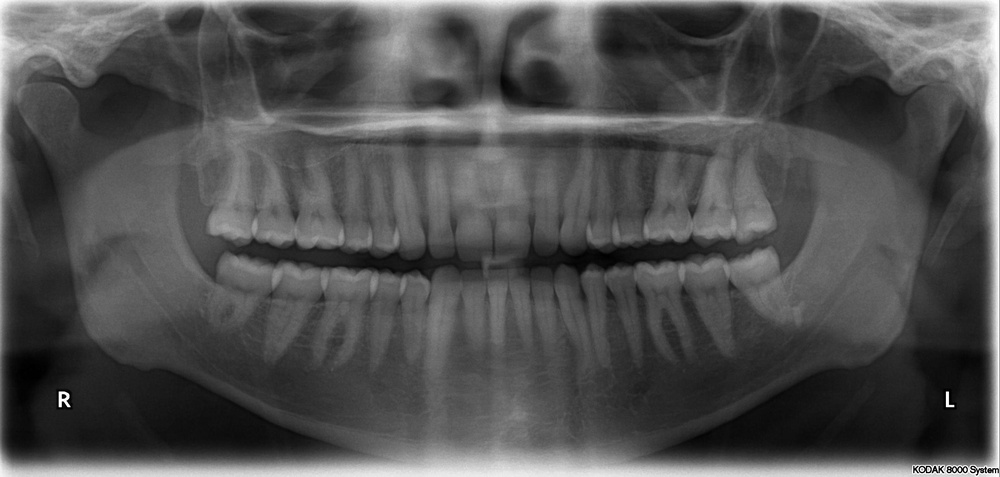
#> input picture homework1/adaptive/dental.jpg, 1000 x 477 px, shrunk from 2606 x 1244 before the run, found by its file name
$ python adaptive.py dental.jpg
#> lines starting #> are read from the running program, lines starting #| are printed output that depends on the picture
#Phùng Đức Mạnh
#N20DCCN040
import cv2
import matplotlib.pyplot as plt
import os
import sys

# Lấy đường dẫn đến thư mục chứa file Python đang thực thi
current_script_dir = os.path.dirname(os.path.abspath(sys.argv[0])) + '\\'

filePaths = ['dental.jpg', 'parrot.jpg', 'skull.jpg']
l = len(filePaths)

for i in range(l):
    filePath = filePaths[i]
    # Load an image
    image = cv2.imread(current_script_dir + filePath, cv2.IMREAD_GRAYSCALE)
#> image is the input picture: shape (477, 1000); min 0, max 255, mean 80.1
    #histigram image
    equalized_image = cv2.equalizeHist(image)
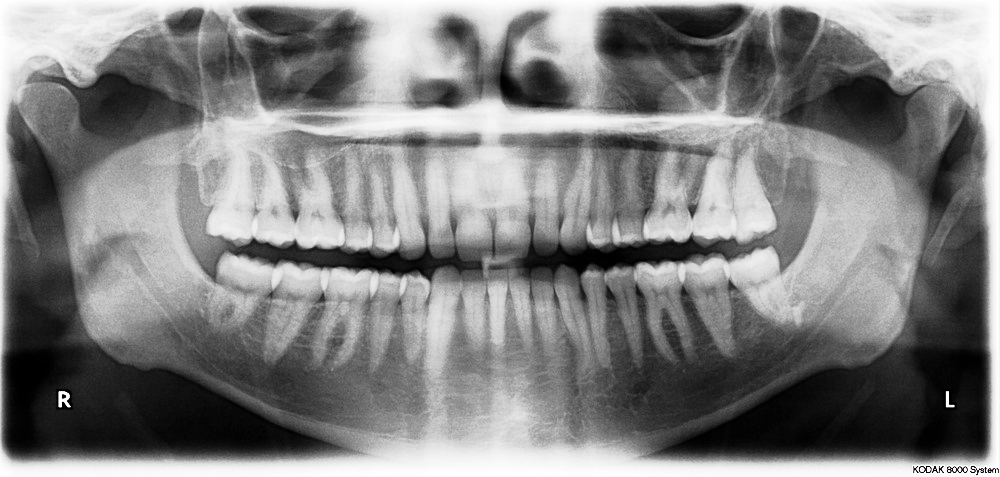
#> equalized_image: shape (477, 1000); min 0, max 255, mean 128.4
    # Apply adaptive histogram image 8x8
    clahe = cv2.createCLAHE(clipLimit=2.0, tileGridSize=(8, 8))
    equalized_image_8x8 = clahe.apply(image)
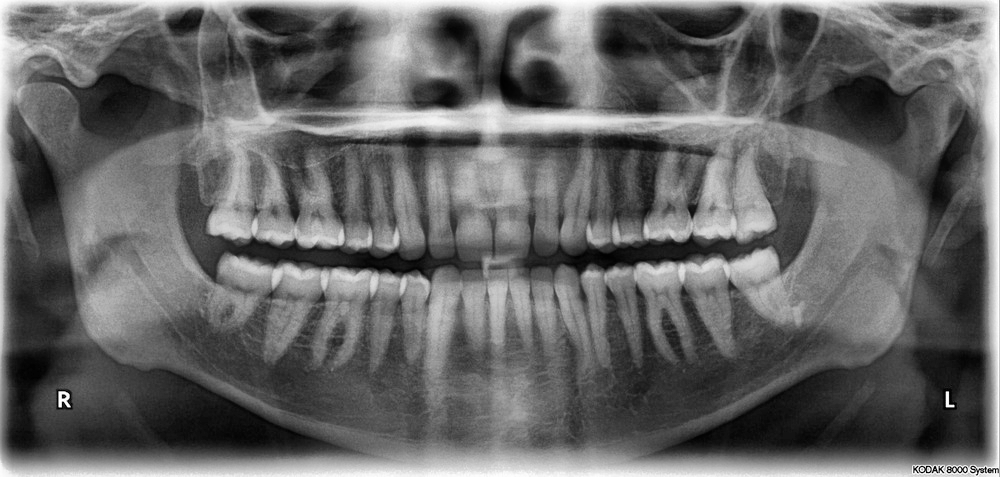
#> equalized_image_8x8: shape (477, 1000); min 1, max 255, mean 101.5
    # Apply adaptive histogram image 16x16
    clahe = cv2.createCLAHE(clipLimit=2.0, tileGridSize=(16, 16))
    equalized_image_16x16 = clahe.apply(image)
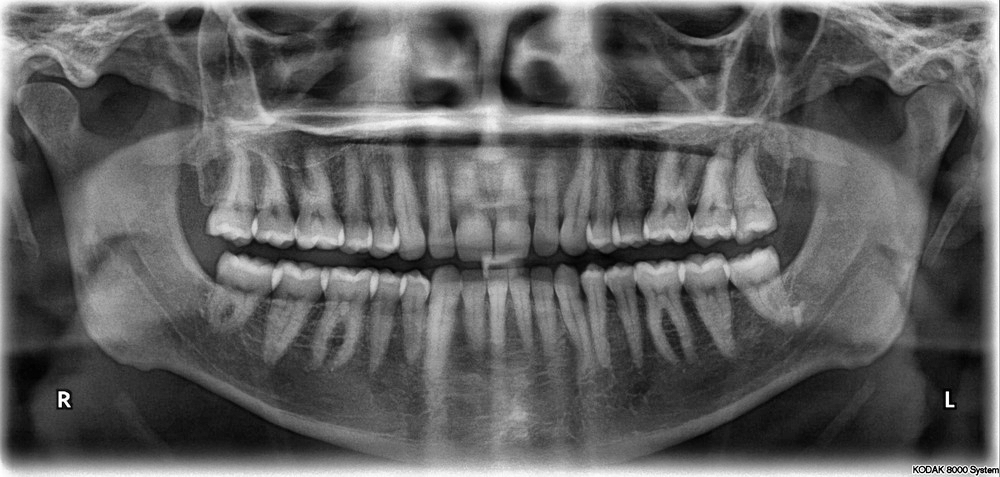
#> equalized_image_16x16: shape (477, 1000); min 1, max 255, mean 96.1
    #show hình lên
    plt.subplot(3, 3, l*i+1)
    plt.title('Original Image')
    plt.imshow(image, cmap='gray')
    plt.axis('off')

    plt.subplot(3, 3, l*i+2)
    plt.title('8x8')
    plt.imshow(equalized_image_8x8, cmap='gray')
    plt.axis('off')

    plt.subplot(3, 3, l*i+3)
    plt.title('16x16')
    plt.imshow(equalized_image_16x16, cmap='gray')
    plt.axis('off')
#> pass 2 of the loop `for i in range(l):`:
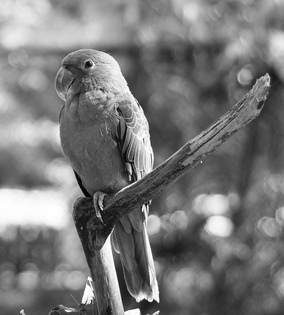
#> input picture homework1/adaptive/parrot.jpg, 284 x 315 px, shrunk from 740 x 820 before the run, found by its file name
#> image is the input picture: shape (315, 284); min 0, max 255, mean 121.1
#> `equalized_image = cv2.equalizeHist(image)`:
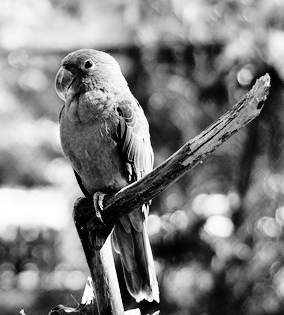
#> equalized_image: shape (315, 284); min 0, max 255, mean 128.2
#> equalized_image_8x8: shape (315, 284)
#> `equalized_image_16x16 = clahe.apply(image)`:
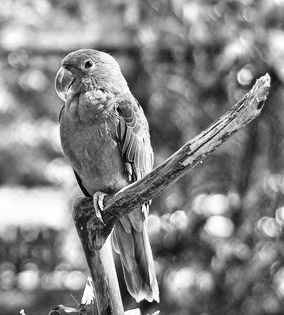
#> equalized_image_16x16: shape (315, 284); min 1, max 255, mean 134.5
#> pass 3 of the loop `for i in range(l):`:
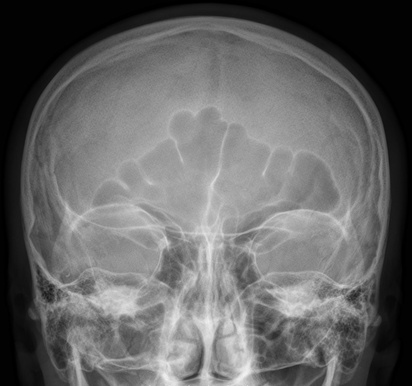
#> input picture homework1/adaptive/skull.jpg, 412 x 386 px, shrunk from 1074 x 1006 before the run, found by its file name
#> image is the input picture: shape (386, 412); min 0, max 241, mean 101.7
#> `equalized_image = cv2.equalizeHist(image)`:
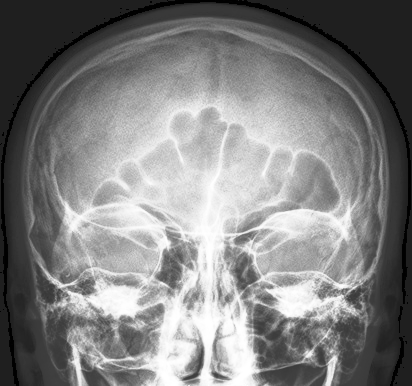
#> equalized_image: shape (386, 412); min 0, max 255, mean 128
#> equalized_image_8x8: shape (386, 412)
#> `equalized_image_16x16 = clahe.apply(image)`:
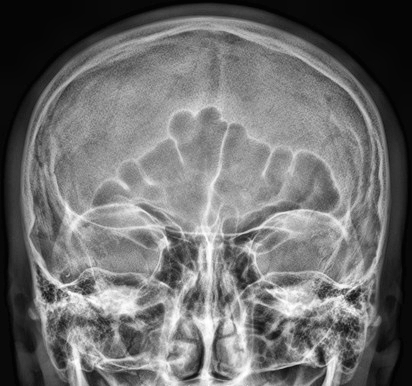
#> equalized_image_16x16: shape (386, 412); min 2, max 255, mean 110.7

plt.show()
